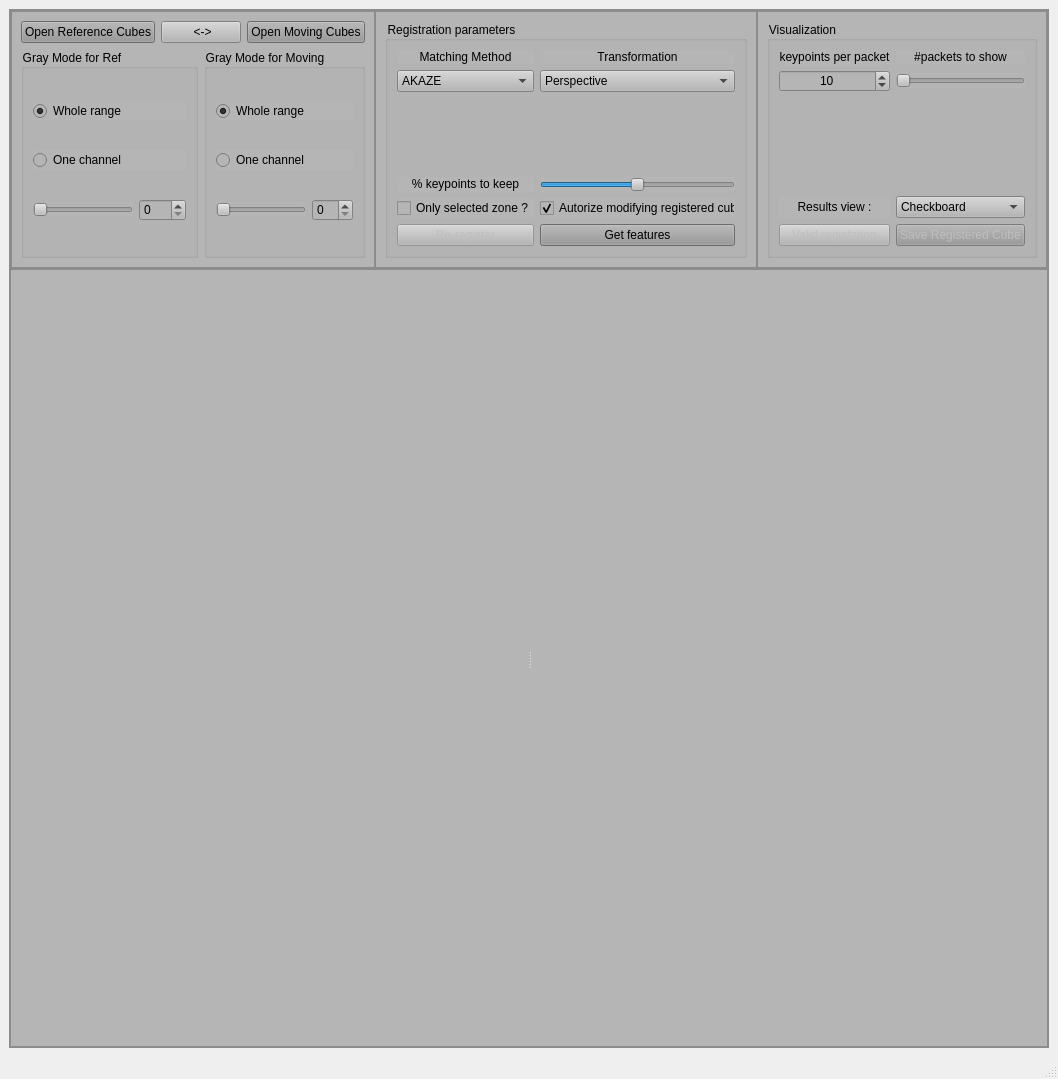
<?xml version="1.0" encoding="UTF-8"?>
<ui version="4.0">
 <class>MainWindow</class>
 <widget class="QMainWindow" name="MainWindow">
  <property name="geometry">
   <rect>
    <x>0</x>
    <y>0</y>
    <width>1058</width>
    <height>1079</height>
   </rect>
  </property>
  <property name="minimumSize">
   <size>
    <width>200</width>
    <height>300</height>
   </size>
  </property>
  <property name="windowTitle">
   <string>Registration Tool</string>
  </property>
  <widget class="QWidget" name="centralwidget">
   <layout class="QHBoxLayout" name="horizontalLayout_5">
    <item>
     <widget class="QFrame" name="frame_principal">
      <property name="minimumSize">
       <size>
        <width>200</width>
        <height>400</height>
       </size>
      </property>
      <property name="font">
       <font>
        <pointsize>10</pointsize>
       </font>
      </property>
      <property name="styleSheet">
       <string notr="true">background-color: rgb(181, 181, 181);</string>
      </property>
      <property name="frameShape">
       <enum>QFrame::StyledPanel</enum>
      </property>
      <property name="frameShadow">
       <enum>QFrame::Raised</enum>
      </property>
      <layout class="QVBoxLayout" name="verticalLayout" stretch="0">
       <property name="spacing">
        <number>0</number>
       </property>
       <property name="leftMargin">
        <number>0</number>
       </property>
       <property name="topMargin">
        <number>0</number>
       </property>
       <property name="rightMargin">
        <number>0</number>
       </property>
       <property name="bottomMargin">
        <number>0</number>
       </property>
       <item>
        <layout class="QVBoxLayout" name="main_layout" stretch="1,3">
         <item>
          <widget class="QFrame" name="frame_up">
           <property name="styleSheet">
            <string notr="true"/>
           </property>
           <property name="frameShape">
            <enum>QFrame::StyledPanel</enum>
           </property>
           <property name="frameShadow">
            <enum>QFrame::Raised</enum>
           </property>
           <layout class="QHBoxLayout" name="horizontalLayout_3" stretch="1,1,1">
            <property name="spacing">
             <number>0</number>
            </property>
            <property name="leftMargin">
             <number>0</number>
            </property>
            <property name="topMargin">
             <number>0</number>
            </property>
            <property name="rightMargin">
             <number>0</number>
            </property>
            <property name="bottomMargin">
             <number>0</number>
            </property>
            <item>
             <widget class="QFrame" name="frame_button_image">
              <property name="styleSheet">
               <string notr="true"/>
              </property>
              <property name="frameShape">
               <enum>QFrame::StyledPanel</enum>
              </property>
              <property name="frameShadow">
               <enum>QFrame::Raised</enum>
              </property>
              <layout class="QGridLayout" name="gridLayout" columnstretch="2,1,1,2">
               <item row="2" column="3">
                <widget class="QPushButton" name="pushButton_open_mov_hypercube">
                 <property name="styleSheet">
                  <string notr="true">background-color: rgb(150, 150, 150);</string>
                 </property>
                 <property name="text">
                  <string>Open Moving Cubes</string>
                 </property>
                </widget>
               </item>
               <item row="2" column="0">
                <widget class="QPushButton" name="pushButton_open_ref_hypercube">
                 <property name="styleSheet">
                  <string notr="true">background-color: rgb(150, 150, 150);</string>
                 </property>
                 <property name="text">
                  <string>Open Reference Cubes</string>
                 </property>
                 <property name="autoExclusive">
                  <bool>false</bool>
                 </property>
                </widget>
               </item>
               <item row="3" column="0" colspan="2">
                <widget class="QGroupBox" name="groupBox_image_ref">
                 <property name="title">
                  <string>Gray Mode for Ref</string>
                 </property>
                 <layout class="QVBoxLayout" name="verticalLayout_3" stretch="1,1,1">
                  <item>
                   <widget class="QRadioButton" name="radioButton_whole_ref">
                    <property name="enabled">
                     <bool>true</bool>
                    </property>
                    <property name="text">
                     <string>Whole range</string>
                    </property>
                    <property name="checked">
                     <bool>true</bool>
                    </property>
                   </widget>
                  </item>
                  <item>
                   <widget class="QRadioButton" name="radioButton_one_ref">
                    <property name="text">
                     <string>One channel</string>
                    </property>
                   </widget>
                  </item>
                  <item>
                   <layout class="QHBoxLayout" name="horizontalLayout_ref_chan">
                    <item>
                     <widget class="QSlider" name="horizontalSlider_ref_channel">
                      <property name="maximum">
                       <number>149</number>
                      </property>
                      <property name="value">
                       <number>0</number>
                      </property>
                      <property name="orientation">
                       <enum>Qt::Horizontal</enum>
                      </property>
                     </widget>
                    </item>
                    <item>
                     <widget class="QSpinBox" name="spinBox_ref_channel">
                      <property name="maximum">
                       <number>149</number>
                      </property>
                      <property name="singleStep">
                       <number>1</number>
                      </property>
                      <property name="value">
                       <number>0</number>
                      </property>
                     </widget>
                    </item>
                   </layout>
                  </item>
                 </layout>
                </widget>
               </item>
               <item row="3" column="2" colspan="2">
                <widget class="QGroupBox" name="groupBox_imag_move">
                 <property name="title">
                  <string>Gray Mode for Moving</string>
                 </property>
                 <layout class="QVBoxLayout" name="verticalLayout_2">
                  <item>
                   <widget class="QRadioButton" name="radioButton_whole_mov">
                    <property name="enabled">
                     <bool>true</bool>
                    </property>
                    <property name="text">
                     <string>Whole range</string>
                    </property>
                    <property name="checked">
                     <bool>true</bool>
                    </property>
                   </widget>
                  </item>
                  <item>
                   <widget class="QRadioButton" name="radioButton_one_mov">
                    <property name="text">
                     <string>One channel</string>
                    </property>
                   </widget>
                  </item>
                  <item>
                   <layout class="QHBoxLayout" name="horizontalLayout_mov_chan">
                    <item>
                     <widget class="QSlider" name="horizontalSlider_mov_channel">
                      <property name="orientation">
                       <enum>Qt::Horizontal</enum>
                      </property>
                     </widget>
                    </item>
                    <item>
                     <widget class="QSpinBox" name="spinBox_mov_channel"/>
                    </item>
                   </layout>
                  </item>
                 </layout>
                </widget>
               </item>
               <item row="2" column="1" colspan="2">
                <widget class="QPushButton" name="pushButton_switch_images">
                 <property name="text">
                  <string> &lt;-&gt;</string>
                 </property>
                </widget>
               </item>
              </layout>
             </widget>
            </item>
            <item>
             <widget class="QFrame" name="frame_spectra">
              <property name="styleSheet">
               <string notr="true"/>
              </property>
              <property name="frameShape">
               <enum>QFrame::StyledPanel</enum>
              </property>
              <property name="frameShadow">
               <enum>QFrame::Raised</enum>
              </property>
              <layout class="QVBoxLayout" name="verticalLayout_4" stretch="2">
               <item>
                <widget class="QGroupBox" name="groupBox">
                 <property name="title">
                  <string>Registration parameters</string>
                 </property>
                 <layout class="QGridLayout" name="gridLayout_3" columnstretch="1,1">
                  <item row="0" column="0">
                   <widget class="QLabel" name="label">
                    <property name="text">
                     <string>&lt;html&gt;&lt;head/&gt;&lt;body&gt;&lt;p align=&quot;center&quot;&gt;Matching Method&lt;/p&gt;&lt;/body&gt;&lt;/html&gt;</string>
                    </property>
                   </widget>
                  </item>
                  <item row="1" column="0">
                   <widget class="QComboBox" name="method_selector">
                    <property name="currentText">
                     <string notr="true">AKAZE</string>
                    </property>
                    <item>
                     <property name="text">
                      <string>AKAZE</string>
                     </property>
                    </item>
                    <item>
                     <property name="text">
                      <string>ORB</string>
                     </property>
                    </item>
                   </widget>
                  </item>
                  <item row="0" column="1">
                   <widget class="QLabel" name="label_2">
                    <property name="text">
                     <string>&lt;html&gt;&lt;head/&gt;&lt;body&gt;&lt;p align=&quot;center&quot;&gt;Transformation&lt;/p&gt;&lt;/body&gt;&lt;/html&gt;</string>
                    </property>
                   </widget>
                  </item>
                  <item row="1" column="1">
                   <widget class="QComboBox" name="transform_selector">
                    <property name="currentText">
                     <string>Perspective</string>
                    </property>
                    <item>
                     <property name="text">
                      <string>Perspective</string>
                     </property>
                    </item>
                    <item>
                     <property name="text">
                      <string>Affine</string>
                     </property>
                    </item>
                   </widget>
                  </item>
                  <item row="12" column="0">
                   <widget class="QPushButton" name="pushButton_register">
                    <property name="enabled">
                     <bool>false</bool>
                    </property>
                    <property name="styleSheet">
                     <string notr="true"/>
                    </property>
                    <property name="text">
                     <string>Re-register</string>
                    </property>
                   </widget>
                  </item>
                  <item row="12" column="1">
                   <widget class="QPushButton" name="pushButton_getFeatures">
                    <property name="styleSheet">
                     <string notr="true">background-color: rgb(150, 150, 150);</string>
                    </property>
                    <property name="text">
                     <string>Get features</string>
                    </property>
                   </widget>
                  </item>
                  <item row="8" column="0">
                   <widget class="QLabel" name="label_feature">
                    <property name="text">
                     <string>&lt;html&gt;&lt;head/&gt;&lt;body&gt;&lt;p align=&quot;center&quot;&gt;% keypoints to keep&lt;/p&gt;&lt;/body&gt;&lt;/html&gt;</string>
                    </property>
                   </widget>
                  </item>
                  <item row="8" column="1">
                   <widget class="QSlider" name="features_slider">
                    <property name="maximum">
                     <number>100</number>
                    </property>
                    <property name="pageStep">
                     <number>1</number>
                    </property>
                    <property name="value">
                     <number>50</number>
                    </property>
                    <property name="orientation">
                     <enum>Qt::Horizontal</enum>
                    </property>
                   </widget>
                  </item>
                  <item row="10" column="0">
                   <widget class="QCheckBox" name="checkBox_crop">
                    <property name="text">
                     <string>Only selected zone ?</string>
                    </property>
                   </widget>
                  </item>
                  <item row="2" column="0">
                   <spacer name="verticalSpacer_2">
                    <property name="orientation">
                     <enum>Qt::Vertical</enum>
                    </property>
                    <property name="sizeHint" stdset="0">
                     <size>
                      <width>20</width>
                      <height>40</height>
                     </size>
                    </property>
                   </spacer>
                  </item>
                  <item row="10" column="1">
                   <widget class="QCheckBox" name="checkBox_autorize_modify">
                    <property name="text">
                     <string>Autorize modifying registered cube</string>
                    </property>
                    <property name="checked">
                     <bool>true</bool>
                    </property>
                   </widget>
                  </item>
                 </layout>
                </widget>
               </item>
              </layout>
             </widget>
            </item>
            <item>
             <widget class="QFrame" name="frame_2">
              <property name="frameShape">
               <enum>QFrame::StyledPanel</enum>
              </property>
              <property name="frameShadow">
               <enum>QFrame::Raised</enum>
              </property>
              <layout class="QVBoxLayout" name="verticalLayout_5">
               <item>
                <widget class="QGroupBox" name="groupBox_Visualization">
                 <property name="title">
                  <string>Visualization</string>
                 </property>
                 <layout class="QGridLayout" name="gridLayout_2" columnstretch="1,1">
                  <item row="1" column="1">
                   <widget class="QSlider" name="horizontalSlider_keyPacketToShow">
                    <property name="pageStep">
                     <number>1</number>
                    </property>
                    <property name="orientation">
                     <enum>Qt::Horizontal</enum>
                    </property>
                    <property name="tickPosition">
                     <enum>QSlider::NoTicks</enum>
                    </property>
                   </widget>
                  </item>
                  <item row="3" column="1">
                   <widget class="QComboBox" name="overlay_selector">
                    <item>
                     <property name="text">
                      <string>Checkboard</string>
                     </property>
                    </item>
                    <item>
                     <property name="text">
                      <string>Color</string>
                     </property>
                    </item>
                    <item>
                     <property name="text">
                      <string>View Matches</string>
                     </property>
                    </item>
                    <item>
                     <property name="text">
                      <string>Only aligned</string>
                     </property>
                    </item>
                   </widget>
                  </item>
                  <item row="3" column="0">
                   <widget class="QLabel" name="label_5">
                    <property name="text">
                     <string>Results view :</string>
                    </property>
                    <property name="alignment">
                     <set>Qt::AlignCenter</set>
                    </property>
                   </widget>
                  </item>
                  <item row="2" column="1">
                   <spacer name="verticalSpacer">
                    <property name="orientation">
                     <enum>Qt::Vertical</enum>
                    </property>
                    <property name="sizeHint" stdset="0">
                     <size>
                      <width>20</width>
                      <height>40</height>
                     </size>
                    </property>
                   </spacer>
                  </item>
                  <item row="0" column="0">
                   <widget class="QLabel" name="label_3">
                    <property name="text">
                     <string>&lt;html&gt;&lt;head/&gt;&lt;body&gt;&lt;p align=&quot;center&quot;&gt;keypoints per packet&lt;/p&gt;&lt;/body&gt;&lt;/html&gt;</string>
                    </property>
                   </widget>
                  </item>
                  <item row="1" column="0">
                   <widget class="QSpinBox" name="spinBox_keypointPerPacket">
                    <property name="wrapping">
                     <bool>false</bool>
                    </property>
                    <property name="alignment">
                     <set>Qt::AlignCenter</set>
                    </property>
                    <property name="maximum">
                     <number>100</number>
                    </property>
                    <property name="value">
                     <number>10</number>
                    </property>
                   </widget>
                  </item>
                  <item row="0" column="1">
                   <widget class="QLabel" name="label_packetToShow">
                    <property name="text">
                     <string>#packets to show</string>
                    </property>
                    <property name="alignment">
                     <set>Qt::AlignCenter</set>
                    </property>
                   </widget>
                  </item>
                  <item row="5" column="0">
                   <widget class="QPushButton" name="pushButton_validRegistration">
                    <property name="enabled">
                     <bool>false</bool>
                    </property>
                    <property name="text">
                     <string>Valid registation</string>
                    </property>
                   </widget>
                  </item>
                  <item row="5" column="1">
                   <widget class="QPushButton" name="pushButton_save_cube">
                    <property name="enabled">
                     <bool>false</bool>
                    </property>
                    <property name="styleSheet">
                     <string notr="true">background-color: rgb(150, 150, 150);</string>
                    </property>
                    <property name="text">
                     <string>Save Registered Cube</string>
                    </property>
                    <property name="autoExclusive">
                     <bool>false</bool>
                    </property>
                   </widget>
                  </item>
                 </layout>
                </widget>
               </item>
              </layout>
             </widget>
            </item>
           </layout>
          </widget>
         </item>
         <item>
          <widget class="QFrame" name="frame_down">
           <property name="minimumSize">
            <size>
             <width>0</width>
             <height>0</height>
            </size>
           </property>
           <property name="styleSheet">
            <string notr="true"/>
           </property>
           <property name="frameShape">
            <enum>QFrame::StyledPanel</enum>
           </property>
           <property name="frameShadow">
            <enum>QFrame::Raised</enum>
           </property>
           <layout class="QHBoxLayout" name="horizontalLayout">
            <item>
             <widget class="QSplitter" name="splitter">
              <property name="orientation">
               <enum>Qt::Horizontal</enum>
              </property>
              <widget class="QWidget" name="layoutWidget">
               <layout class="QVBoxLayout" name="left_layout">
                <property name="sizeConstraint">
                 <enum>QLayout::SetDefaultConstraint</enum>
                </property>
               </layout>
              </widget>
              <widget class="QWidget" name="layoutWidget">
               <layout class="QVBoxLayout" name="right_layout"/>
              </widget>
             </widget>
            </item>
           </layout>
          </widget>
         </item>
        </layout>
       </item>
      </layout>
     </widget>
    </item>
   </layout>
  </widget>
  <widget class="QStatusBar" name="statusbar"/>
 </widget>
 <tabstops>
  <tabstop>pushButton_open_ref_hypercube</tabstop>
  <tabstop>pushButton_open_mov_hypercube</tabstop>
  <tabstop>radioButton_whole_ref</tabstop>
  <tabstop>radioButton_one_ref</tabstop>
  <tabstop>horizontalSlider_ref_channel</tabstop>
  <tabstop>spinBox_ref_channel</tabstop>
  <tabstop>radioButton_whole_mov</tabstop>
  <tabstop>radioButton_one_mov</tabstop>
  <tabstop>horizontalSlider_mov_channel</tabstop>
  <tabstop>spinBox_mov_channel</tabstop>
  <tabstop>transform_selector</tabstop>
  <tabstop>method_selector</tabstop>
 </tabstops>
 <resources/>
 <connections>
  <connection>
   <sender>horizontalSlider_ref_channel</sender>
   <signal>valueChanged(int)</signal>
   <receiver>spinBox_ref_channel</receiver>
   <slot>setValue(int)</slot>
   <hints>
    <hint type="sourcelabel">
     <x>115</x>
     <y>198</y>
    </hint>
    <hint type="destinationlabel">
     <x>169</x>
     <y>197</y>
    </hint>
   </hints>
  </connection>
  <connection>
   <sender>spinBox_ref_channel</sender>
   <signal>valueChanged(int)</signal>
   <receiver>horizontalSlider_ref_channel</receiver>
   <slot>setValue(int)</slot>
   <hints>
    <hint type="sourcelabel">
     <x>169</x>
     <y>197</y>
    </hint>
    <hint type="destinationlabel">
     <x>115</x>
     <y>198</y>
    </hint>
   </hints>
  </connection>
  <connection>
   <sender>horizontalSlider_mov_channel</sender>
   <signal>valueChanged(int)</signal>
   <receiver>spinBox_mov_channel</receiver>
   <slot>setValue(int)</slot>
   <hints>
    <hint type="sourcelabel">
     <x>252</x>
     <y>189</y>
    </hint>
    <hint type="destinationlabel">
     <x>303</x>
     <y>186</y>
    </hint>
   </hints>
  </connection>
  <connection>
   <sender>spinBox_mov_channel</sender>
   <signal>valueChanged(int)</signal>
   <receiver>horizontalSlider_mov_channel</receiver>
   <slot>setValue(int)</slot>
   <hints>
    <hint type="sourcelabel">
     <x>317</x>
     <y>197</y>
    </hint>
    <hint type="destinationlabel">
     <x>258</x>
     <y>192</y>
    </hint>
   </hints>
  </connection>
 </connections>
</ui>
